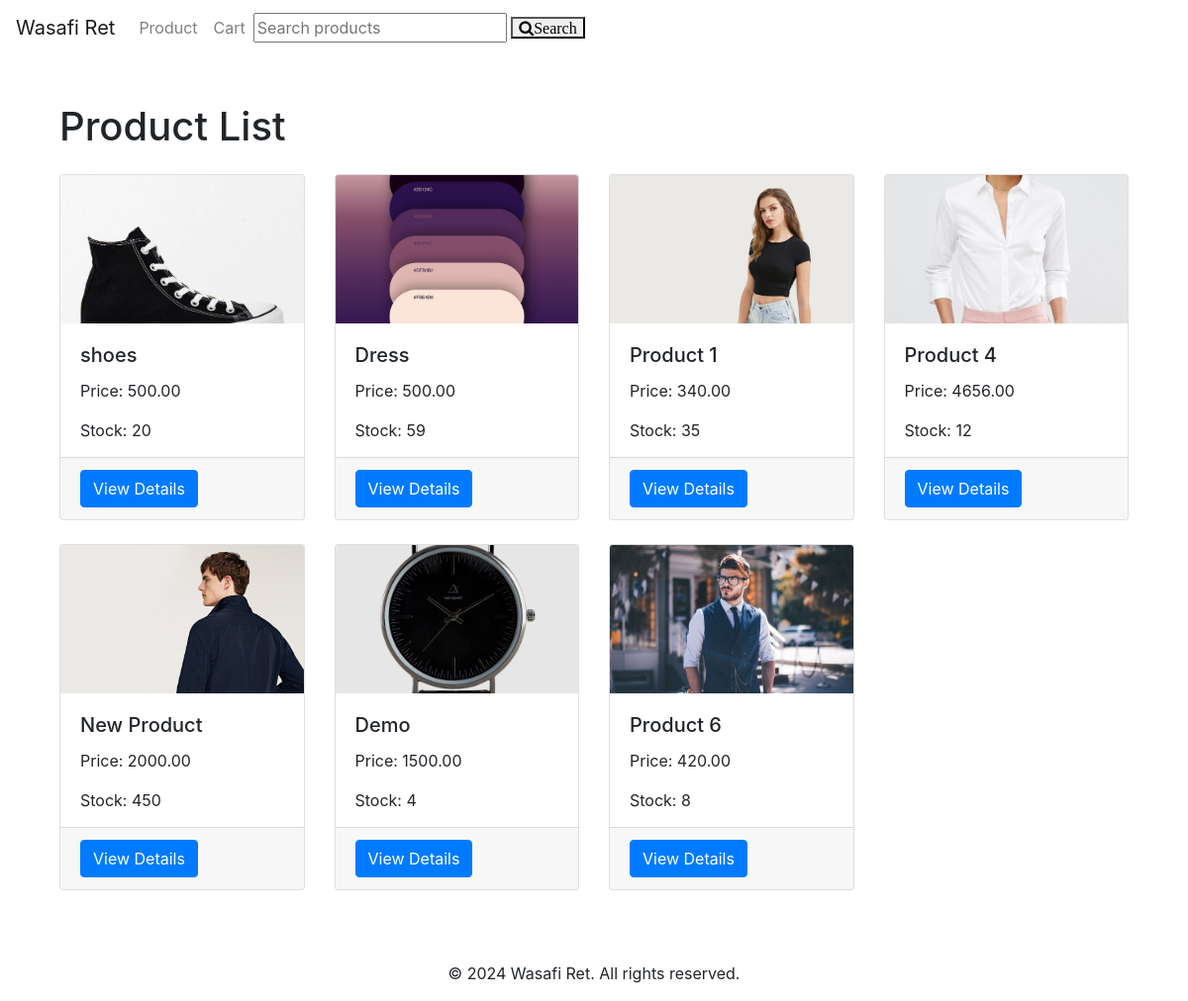
The page / on the database its author committed.
### WasafiRet/models.py (models this page shows, shortened)
class Product(models.Model):
    name=models.CharField(max_length=255)
    description=models.TextField()
    price=models.DecimalField(max_digits=10,decimal_places=2)
    stock=models.IntegerField()
    category=models.ForeignKey(Category,on_delete=models.CASCADE)
    is_active=models.BooleanField(default=True)
    image=models.ImageField(upload_to=',media/images',blank=True,null=True)

### WasafiRet/views.py (the view)
# urls.py: path('',views.product_list,name='product_list'),
def product_list(request):
    products=Product.objects.all()
    paginator=Paginator(products,10,orphans=10,allow_empty_first_page=True)
    page=request.GET.get('page')
    try:
         paginated_products=paginator.page(page)
    except PageNotAnInteger:
         paginated_products=paginator.page(1)
    except EmptyPage:
         paginated_products=paginator.page(paginator.num_pages)
    return render(request, 'WasafiRet/product.html',{'products':paginated_products})

### WasafiRet/templates/WasafiRet/product.html (shortened to what this page needs)
{% extends 'WasafiRet/base.html' %} {% load static %}  {% block content %}
<div class="container mt-5">
  <h1 class="mb-4">Product List</h1>
  <div class="row">
    {% for product in products %}
    <div class="col-md-3 mb-4">
      <div class="card h-100" style="max-height: 350px">
        {% if product.image %}
        <img
          src="{{ product.image.url }}"
          class="card-img-top"
          alt="Product Image"
          style="width: 100%; height: 150px; object-fit: cover"
        />
        {% endif %}
        <div class="card-body">
          <h5 class="card-title">{{ product.name }}</h5>
          <p class="card-text">Price: {{ product.price }}</p>
          <p class="card-text">Stock: {{ product.stock }}</p>
        </div>
        <div class="card-footer">
          <a href="{% url 'detail' product.id %}" class="btn btn-primary"
            >View Details</a
          >
        </div>
      </div>
    </div>
    {% endfor %}
  </div>
</div>
{% endblock %}

### rows shown on the page
Product: image (picture), name "shoes", price "500.00", stock "20"
Product: image (picture), name "Dress", price "500.00", stock "59"
Product: image (picture), name "Product 1", price "340.00", stock "35"
Product: image (picture), name "Product 4", price "4656.00", stock "12"
Product: image (picture), name "New Product", price "2000.00", stock "450"
Product: image (picture), name "Demo", price "1500.00", stock "4"
Product: image (picture), name "Product 6", price "420.00", stock "8"
